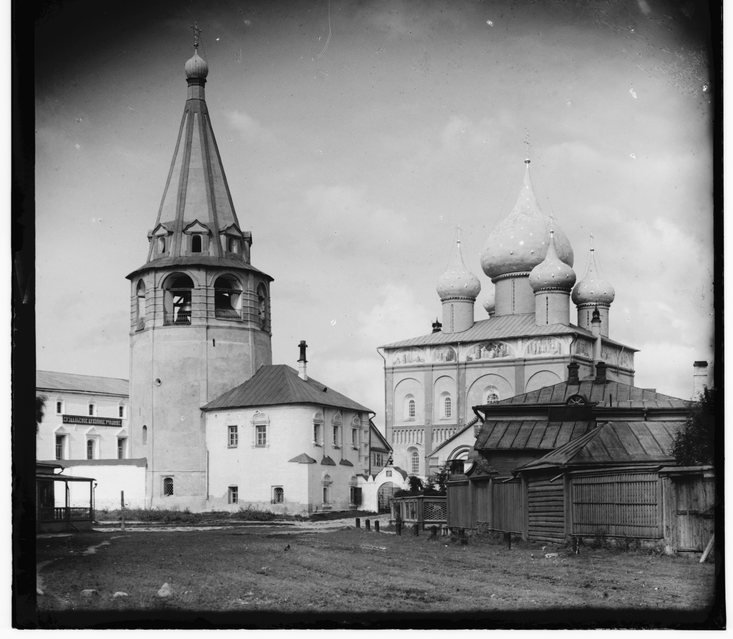
%> input picture CP01/1_color_reconstruction/red.pgm, 733 x 639 px
$ octave color_reconstruction.m   (GNU Octave 9; MATLAB toolbox functions it lacks are replaced by stand-ins)
%> lines starting %> are read from the running program, lines starting %| are printed output that depends on the picture
### CP01/1_color_reconstruction/reconstruct.m
function [RGB] = reconstruct(R,G,B)
%RECONSTRUCT Summary of this function goes here
%   Detailed explanation goes here
RGB = cat(3, R, G, B);

end

### CP01/1_color_reconstruction/color_reconstruction.m
%% color reconstruction

close all;
clear all;
clc;

% here load the images
R = double(imread('red.pgm'))/255;
%> R: size 639x733 double; min 0, max 0.984, mean 0.534
B = double(imread('blue.pgm'))/255;
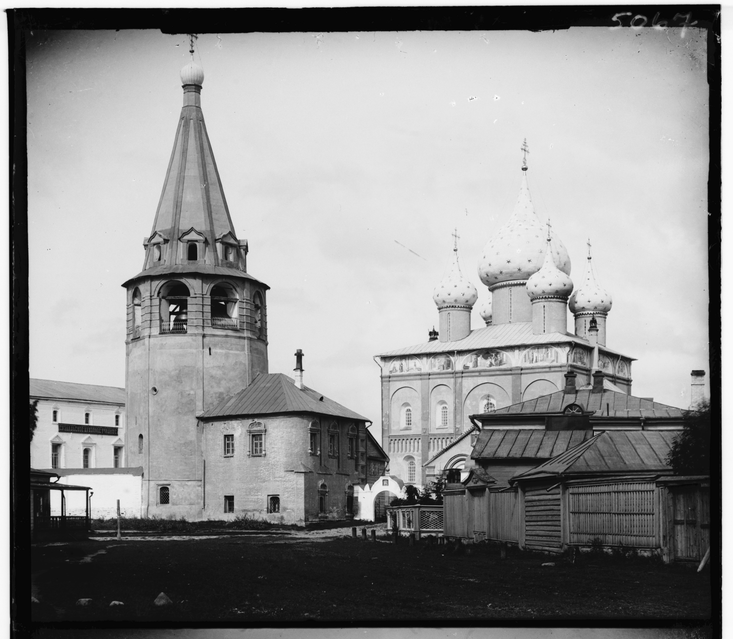
%> input picture CP01/1_color_reconstruction/blue.pgm, 733 x 639 px
%> B: size 639x733 double; min 0, max 1, mean 0.566
G = double(imread('green.pgm'))/255;
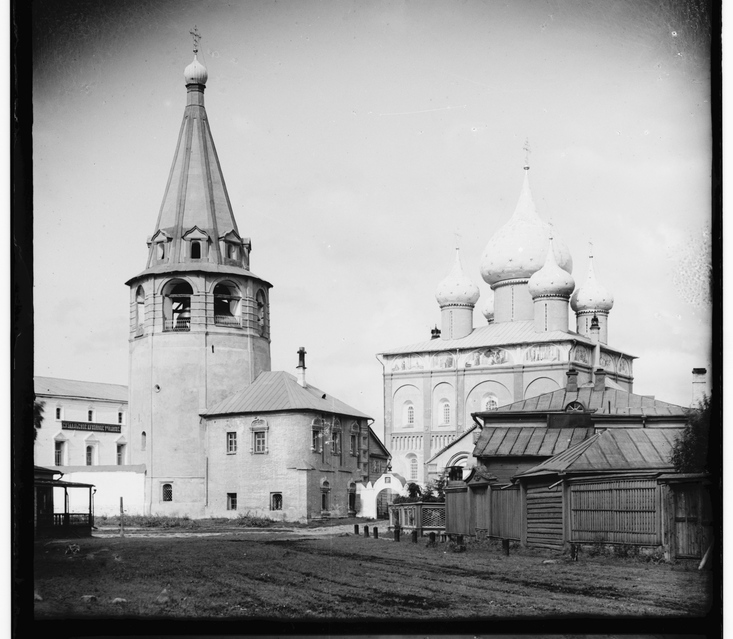
%> input picture CP01/1_color_reconstruction/green.pgm, 733 x 639 px
%> G: size 639x733 double; min 0, max 0.984, mean 0.607


% call the gui with the loaded images
my_gui(R, G, G);
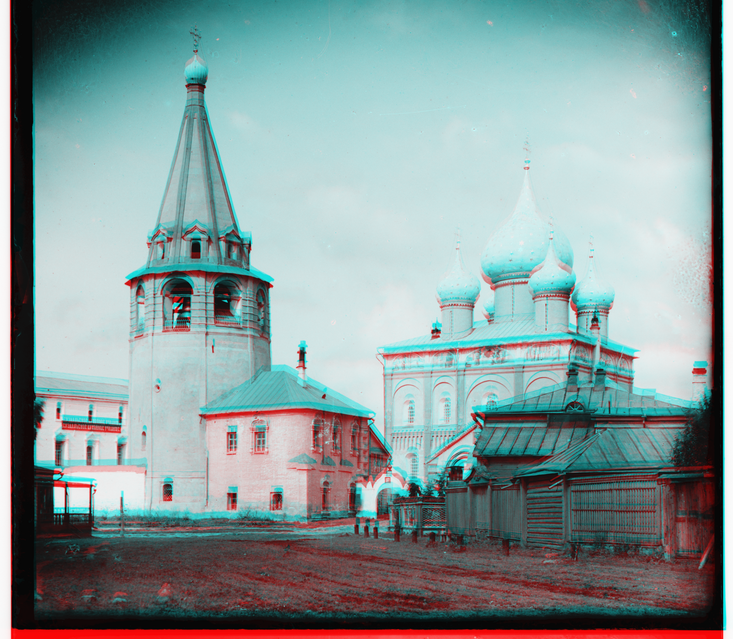
%> displayed picture: size 639x733x3, on the screen's scale of 0 to 255; mean R, G, B 136, 154.7, 154.7
